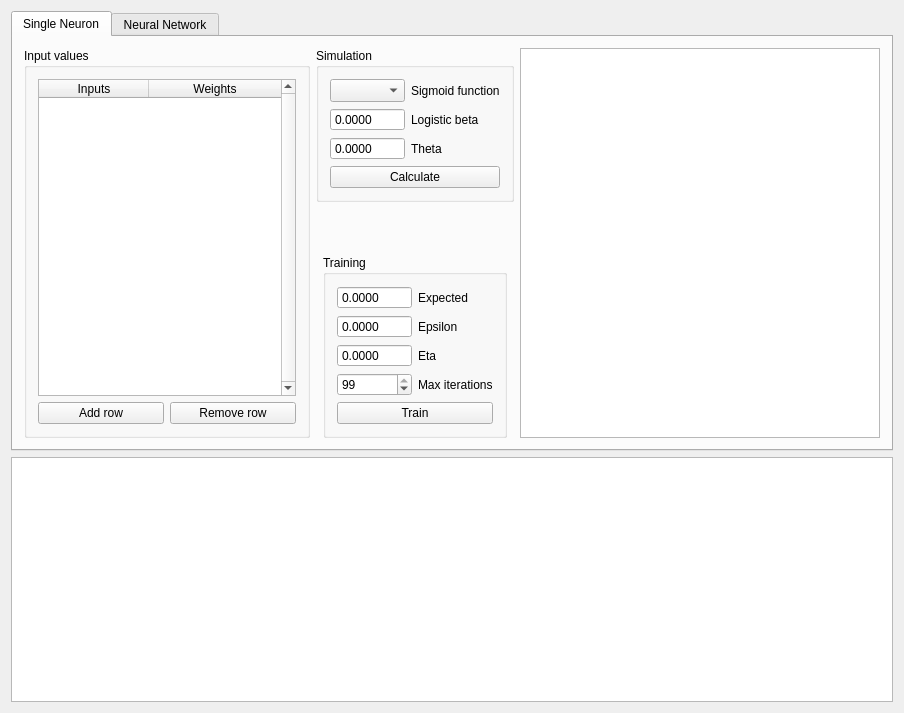
<?xml version="1.0" encoding="UTF-8"?>
<ui version="4.0">
 <class>PerceptronWindow</class>
 <widget class="QMainWindow" name="PerceptronWindow">
  <property name="geometry">
   <rect>
    <x>0</x>
    <y>0</y>
    <width>904</width>
    <height>713</height>
   </rect>
  </property>
  <property name="minimumSize">
   <size>
    <width>904</width>
    <height>643</height>
   </size>
  </property>
  <property name="windowTitle">
   <string>AI Fundamentals - 221481 - Piotr Luczak</string>
  </property>
  <widget class="QWidget" name="centralWidget">
   <layout class="QVBoxLayout" name="verticalLayout_7">
    <item>
     <widget class="QTabWidget" name="menuTab">
      <property name="minimumSize">
       <size>
        <width>753</width>
        <height>323</height>
       </size>
      </property>
      <property name="toolTip">
       <string/>
      </property>
      <property name="currentIndex">
       <number>0</number>
      </property>
      <widget class="QWidget" name="singleNeuronTab">
       <attribute name="title">
        <string>Single Neuron</string>
       </attribute>
       <layout class="QHBoxLayout" name="horizontalLayout_2">
        <item>
         <widget class="QGroupBox" name="inputGroup">
          <property name="minimumSize">
           <size>
            <width>250</width>
            <height>278</height>
           </size>
          </property>
          <property name="title">
           <string>Input values</string>
          </property>
          <layout class="QVBoxLayout" name="verticalLayout">
           <item>
            <widget class="QTableWidget" name="inputTable">
             <property name="verticalScrollBarPolicy">
              <enum>Qt::ScrollBarAlwaysOn</enum>
             </property>
             <property name="horizontalScrollBarPolicy">
              <enum>Qt::ScrollBarAsNeeded</enum>
             </property>
             <property name="sizeAdjustPolicy">
              <enum>QAbstractScrollArea::AdjustIgnored</enum>
             </property>
             <property name="alternatingRowColors">
              <bool>true</bool>
             </property>
             <property name="selectionMode">
              <enum>QAbstractItemView::NoSelection</enum>
             </property>
             <property name="selectionBehavior">
              <enum>QAbstractItemView::SelectColumns</enum>
             </property>
             <property name="rowCount">
              <number>0</number>
             </property>
             <property name="columnCount">
              <number>2</number>
             </property>
             <attribute name="horizontalHeaderCascadingSectionResizes">
              <bool>true</bool>
             </attribute>
             <attribute name="horizontalHeaderDefaultSectionSize">
              <number>110</number>
             </attribute>
             <attribute name="horizontalHeaderStretchLastSection">
              <bool>true</bool>
             </attribute>
             <attribute name="verticalHeaderCascadingSectionResizes">
              <bool>false</bool>
             </attribute>
             <column>
              <property name="text">
               <string>Inputs</string>
              </property>
             </column>
             <column>
              <property name="text">
               <string>Weights</string>
              </property>
             </column>
            </widget>
           </item>
           <item>
            <layout class="QHBoxLayout" name="inputButtonsLayout">
             <item>
              <widget class="QPushButton" name="addRowButton">
               <property name="text">
                <string>Add row</string>
               </property>
              </widget>
             </item>
             <item>
              <widget class="QPushButton" name="removeRowButton">
               <property name="text">
                <string>Remove row</string>
               </property>
              </widget>
             </item>
            </layout>
           </item>
          </layout>
         </widget>
        </item>
        <item>
         <layout class="QVBoxLayout" name="centralLayout">
          <item alignment="Qt::AlignHCenter|Qt::AlignTop">
           <widget class="QGroupBox" name="simulationBox">
            <property name="minimumSize">
             <size>
              <width>183</width>
              <height>0</height>
             </size>
            </property>
            <property name="maximumSize">
             <size>
              <width>16777215</width>
              <height>160</height>
             </size>
            </property>
            <property name="title">
             <string>Simulation</string>
            </property>
            <layout class="QFormLayout" name="formLayout_4">
             <item row="0" column="0">
              <widget class="QComboBox" name="functionBox">
               <property name="minimumSize">
                <size>
                 <width>75</width>
                 <height>23</height>
                </size>
               </property>
              </widget>
             </item>
             <item row="0" column="1">
              <widget class="QLabel" name="functionLabel">
               <property name="text">
                <string>Sigmoid function</string>
               </property>
              </widget>
             </item>
             <item row="1" column="0">
              <widget class="QDoubleSpinBox" name="betaBox">
               <property name="minimumSize">
                <size>
                 <width>75</width>
                 <height>23</height>
                </size>
               </property>
               <property name="buttonSymbols">
                <enum>QAbstractSpinBox::NoButtons</enum>
               </property>
               <property name="decimals">
                <number>4</number>
               </property>
              </widget>
             </item>
             <item row="1" column="1">
              <widget class="QLabel" name="logisticLabel">
               <property name="text">
                <string>Logistic beta</string>
               </property>
              </widget>
             </item>
             <item row="2" column="0">
              <widget class="QDoubleSpinBox" name="thetaBox">
               <property name="minimumSize">
                <size>
                 <width>75</width>
                 <height>23</height>
                </size>
               </property>
               <property name="buttonSymbols">
                <enum>QAbstractSpinBox::NoButtons</enum>
               </property>
               <property name="decimals">
                <number>4</number>
               </property>
               <property name="minimum">
                <double>-10.000000000000000</double>
               </property>
               <property name="maximum">
                <double>10.000000000000000</double>
               </property>
               <property name="singleStep">
                <double>0.100000000000000</double>
               </property>
              </widget>
             </item>
             <item row="2" column="1">
              <widget class="QLabel" name="thetaLabel">
               <property name="text">
                <string>Theta</string>
               </property>
              </widget>
             </item>
             <item row="3" column="0" colspan="2">
              <widget class="QPushButton" name="calculateButton">
               <property name="text">
                <string>Calculate</string>
               </property>
              </widget>
             </item>
            </layout>
           </widget>
          </item>
          <item alignment="Qt::AlignHCenter|Qt::AlignBottom">
           <widget class="QGroupBox" name="trainingBox">
            <property name="minimumSize">
             <size>
              <width>173</width>
              <height>0</height>
             </size>
            </property>
            <property name="maximumSize">
             <size>
              <width>16777215</width>
              <height>190</height>
             </size>
            </property>
            <property name="title">
             <string>Training</string>
            </property>
            <layout class="QFormLayout" name="formLayout_5">
             <item row="0" column="0">
              <widget class="QDoubleSpinBox" name="expectedBox">
               <property name="minimumSize">
                <size>
                 <width>75</width>
                 <height>23</height>
                </size>
               </property>
               <property name="buttonSymbols">
                <enum>QAbstractSpinBox::NoButtons</enum>
               </property>
               <property name="decimals">
                <number>4</number>
               </property>
               <property name="minimum">
                <double>-10.000000000000000</double>
               </property>
               <property name="maximum">
                <double>10.000000000000000</double>
               </property>
               <property name="singleStep">
                <double>0.100000000000000</double>
               </property>
              </widget>
             </item>
             <item row="0" column="1">
              <widget class="QLabel" name="expectedLabel">
               <property name="text">
                <string>Expected</string>
               </property>
              </widget>
             </item>
             <item row="1" column="0">
              <widget class="QDoubleSpinBox" name="epsilonBox">
               <property name="minimumSize">
                <size>
                 <width>75</width>
                 <height>23</height>
                </size>
               </property>
               <property name="buttonSymbols">
                <enum>QAbstractSpinBox::NoButtons</enum>
               </property>
               <property name="decimals">
                <number>4</number>
               </property>
               <property name="minimum">
                <double>-10.000000000000000</double>
               </property>
               <property name="maximum">
                <double>10.000000000000000</double>
               </property>
               <property name="singleStep">
                <double>0.100000000000000</double>
               </property>
              </widget>
             </item>
             <item row="1" column="1">
              <widget class="QLabel" name="epsilonLabel">
               <property name="text">
                <string>Epsilon</string>
               </property>
              </widget>
             </item>
             <item row="2" column="0">
              <widget class="QDoubleSpinBox" name="learningRateBox">
               <property name="minimumSize">
                <size>
                 <width>75</width>
                 <height>23</height>
                </size>
               </property>
               <property name="buttonSymbols">
                <enum>QAbstractSpinBox::NoButtons</enum>
               </property>
               <property name="decimals">
                <number>4</number>
               </property>
               <property name="minimum">
                <double>-10.000000000000000</double>
               </property>
               <property name="maximum">
                <double>10.000000000000000</double>
               </property>
               <property name="singleStep">
                <double>0.100000000000000</double>
               </property>
              </widget>
             </item>
             <item row="2" column="1">
              <widget class="QLabel" name="etaLabel">
               <property name="text">
                <string>Eta</string>
               </property>
              </widget>
             </item>
             <item row="3" column="0">
              <widget class="QSpinBox" name="maxIterBox">
               <property name="minimumSize">
                <size>
                 <width>75</width>
                 <height>23</height>
                </size>
               </property>
               <property name="buttonSymbols">
                <enum>QAbstractSpinBox::UpDownArrows</enum>
               </property>
               <property name="value">
                <number>99</number>
               </property>
              </widget>
             </item>
             <item row="3" column="1">
              <widget class="QLabel" name="iterationsLabel">
               <property name="text">
                <string>Max iterations</string>
               </property>
              </widget>
             </item>
             <item row="4" column="0" colspan="2">
              <widget class="QPushButton" name="trainButton">
               <property name="text">
                <string>Train</string>
               </property>
              </widget>
             </item>
            </layout>
           </widget>
          </item>
         </layout>
        </item>
        <item>
         <widget class="QChartView" name="sigmoidView">
          <property name="minimumSize">
           <size>
            <width>360</width>
            <height>360</height>
           </size>
          </property>
         </widget>
        </item>
       </layout>
      </widget>
      <widget class="QWidget" name="networkTab">
       <attribute name="title">
        <string>Neural Network</string>
       </attribute>
       <layout class="QGridLayout" name="gridLayout_3">
        <item row="1" column="2">
         <widget class="QGroupBox" name="networkTrainingGroup">
          <property name="title">
           <string>Training</string>
          </property>
          <layout class="QFormLayout" name="formLayout_2">
           <item row="0" column="0">
            <widget class="QDoubleSpinBox" name="networkEtaBox">
             <property name="minimumSize">
              <size>
               <width>75</width>
               <height>23</height>
              </size>
             </property>
             <property name="buttonSymbols">
              <enum>QAbstractSpinBox::NoButtons</enum>
             </property>
             <property name="decimals">
              <number>4</number>
             </property>
             <property name="maximum">
              <double>2.000000000000000</double>
             </property>
             <property name="singleStep">
              <double>0.010000000000000</double>
             </property>
             <property name="value">
              <double>0.010000000000000</double>
             </property>
            </widget>
           </item>
           <item row="0" column="1">
            <widget class="QLabel" name="etaLabel_2">
             <property name="text">
              <string>Learning rate</string>
             </property>
            </widget>
           </item>
           <item row="2" column="0">
            <widget class="QSpinBox" name="networkIterationsBox">
             <property name="minimumSize">
              <size>
               <width>75</width>
               <height>23</height>
              </size>
             </property>
             <property name="buttonSymbols">
              <enum>QAbstractSpinBox::NoButtons</enum>
             </property>
             <property name="maximum">
              <number>1000</number>
             </property>
             <property name="value">
              <number>99</number>
             </property>
            </widget>
           </item>
           <item row="2" column="1">
            <widget class="QLabel" name="iterationsLabel_2">
             <property name="text">
              <string>Epochs</string>
             </property>
            </widget>
           </item>
           <item row="1" column="0">
            <widget class="QDoubleSpinBox" name="networkEpsilonBox">
             <property name="minimumSize">
              <size>
               <width>75</width>
               <height>23</height>
              </size>
             </property>
             <property name="buttonSymbols">
              <enum>QAbstractSpinBox::NoButtons</enum>
             </property>
             <property name="decimals">
              <number>4</number>
             </property>
             <property name="maximum">
              <double>2.000000000000000</double>
             </property>
             <property name="singleStep">
              <double>0.100000000000000</double>
             </property>
             <property name="value">
              <double>0.001000000000000</double>
             </property>
            </widget>
           </item>
           <item row="1" column="1">
            <widget class="QLabel" name="epsilonLabel_2">
             <property name="text">
              <string>Epsilon</string>
             </property>
            </widget>
           </item>
           <item row="4" column="0" colspan="2">
            <widget class="QPushButton" name="networkTrainButton">
             <property name="text">
              <string>Train</string>
             </property>
            </widget>
           </item>
          </layout>
         </widget>
        </item>
        <item row="2" column="2">
         <widget class="QGroupBox" name="networkTestingGroup">
          <property name="title">
           <string>Testing</string>
          </property>
          <layout class="QVBoxLayout" name="verticalLayout_5">
           <item>
            <widget class="QPushButton" name="networkCalculateButton">
             <property name="text">
              <string>Calculate</string>
             </property>
            </widget>
           </item>
          </layout>
         </widget>
        </item>
        <item row="0" column="2">
         <widget class="QGroupBox" name="networkLogisticGroup">
          <property name="title">
           <string>Logistic function parameters</string>
          </property>
          <layout class="QFormLayout" name="formLayout_3">
           <item row="1" column="0">
            <widget class="QDoubleSpinBox" name="networkBetaBox">
             <property name="minimumSize">
              <size>
               <width>75</width>
               <height>23</height>
              </size>
             </property>
             <property name="buttonSymbols">
              <enum>QAbstractSpinBox::NoButtons</enum>
             </property>
             <property name="decimals">
              <number>4</number>
             </property>
             <property name="value">
              <double>1.000000000000000</double>
             </property>
            </widget>
           </item>
           <item row="2" column="0">
            <widget class="QDoubleSpinBox" name="networkThetaBox">
             <property name="enabled">
              <bool>false</bool>
             </property>
             <property name="minimumSize">
              <size>
               <width>75</width>
               <height>23</height>
              </size>
             </property>
             <property name="buttonSymbols">
              <enum>QAbstractSpinBox::NoButtons</enum>
             </property>
             <property name="decimals">
              <number>4</number>
             </property>
             <property name="value">
              <double>1.000000000000000</double>
             </property>
            </widget>
           </item>
           <item row="1" column="1">
            <widget class="QLabel" name="betaLabel">
             <property name="text">
              <string>Beta</string>
             </property>
            </widget>
           </item>
           <item row="3" column="0" colspan="2">
            <widget class="QPushButton" name="networkCreateButton">
             <property name="text">
              <string>Create Network</string>
             </property>
            </widget>
           </item>
           <item row="2" column="1">
            <widget class="QLabel" name="thetaLabel_2">
             <property name="text">
              <string>Theta (unused)</string>
             </property>
            </widget>
           </item>
          </layout>
         </widget>
        </item>
        <item row="0" column="1">
         <widget class="QGroupBox" name="networkInputGroup">
          <property name="title">
           <string>Network configuration</string>
          </property>
          <layout class="QFormLayout" name="formLayout_6">
           <item row="1" column="0">
            <widget class="QSpinBox" name="networkInputsBox">
             <property name="minimum">
              <number>1</number>
             </property>
             <property name="maximum">
              <number>999999999</number>
             </property>
             <property name="value">
              <number>5</number>
             </property>
            </widget>
           </item>
           <item row="1" column="1">
            <widget class="QLabel" name="networkInputsLabel">
             <property name="text">
              <string>Dimensions (input nodes)</string>
             </property>
            </widget>
           </item>
           <item row="2" column="0">
            <widget class="QSpinBox" name="networkClassesBox">
             <property name="minimum">
              <number>2</number>
             </property>
             <property name="maximum">
              <number>999999999</number>
             </property>
             <property name="value">
              <number>4</number>
             </property>
            </widget>
           </item>
           <item row="3" column="0">
            <widget class="QSpinBox" name="networkSamplesBox">
             <property name="minimum">
              <number>1</number>
             </property>
             <property name="maximum">
              <number>999999999</number>
             </property>
             <property name="value">
              <number>200</number>
             </property>
            </widget>
           </item>
           <item row="2" column="1">
            <widget class="QLabel" name="networkOutputsLabel">
             <property name="text">
              <string>Classes (Output nodes)</string>
             </property>
            </widget>
           </item>
           <item row="3" column="1">
            <widget class="QLabel" name="networkSamplesLabel">
             <property name="text">
              <string>Samples</string>
             </property>
            </widget>
           </item>
           <item row="4" column="1">
            <widget class="QLabel" name="networkSplitLabel">
             <property name="text">
              <string>Train - Test split</string>
             </property>
            </widget>
           </item>
           <item row="4" column="0">
            <widget class="QDoubleSpinBox" name="networkSplitRatioBox">
             <property name="minimum">
              <double>0.010000000000000</double>
             </property>
             <property name="maximum">
              <double>1.000000000000000</double>
             </property>
             <property name="singleStep">
              <double>0.100000000000000</double>
             </property>
             <property name="stepType">
              <enum>QAbstractSpinBox::DefaultStepType</enum>
             </property>
             <property name="value">
              <double>0.700000000000000</double>
             </property>
            </widget>
           </item>
          </layout>
         </widget>
        </item>
        <item row="1" column="1">
         <widget class="QGroupBox" name="networkIntermediateGroup">
          <property name="title">
           <string>Intermediate layers</string>
          </property>
          <layout class="QFormLayout" name="formLayout">
           <item row="0" column="0">
            <widget class="QSpinBox" name="networkLayerBox">
             <property name="minimumSize">
              <size>
               <width>75</width>
               <height>23</height>
              </size>
             </property>
            </widget>
           </item>
           <item row="0" column="1">
            <widget class="QLabel" name="layerCountLabel">
             <property name="text">
              <string>Number of layers</string>
             </property>
            </widget>
           </item>
           <item row="1" column="0">
            <widget class="QSpinBox" name="networkNeuronBox">
             <property name="minimumSize">
              <size>
               <width>75</width>
               <height>23</height>
              </size>
             </property>
             <property name="value">
              <number>3</number>
             </property>
            </widget>
           </item>
           <item row="1" column="1">
            <widget class="QLabel" name="neuronCountLabel">
             <property name="text">
              <string>Neurons per layer</string>
             </property>
            </widget>
           </item>
          </layout>
         </widget>
        </item>
       </layout>
      </widget>
     </widget>
    </item>
    <item>
     <widget class="QTextBrowser" name="outputText">
      <property name="minimumSize">
       <size>
        <width>753</width>
        <height>192</height>
       </size>
      </property>
     </widget>
    </item>
   </layout>
  </widget>
 </widget>
 <layoutdefault spacing="6" margin="11"/>
 <customwidgets>
  <customwidget>
   <class>QChartView</class>
   <extends>QGraphicsView</extends>
   <header>QtCharts</header>
  </customwidget>
 </customwidgets>
 <resources/>
 <connections/>
</ui>
